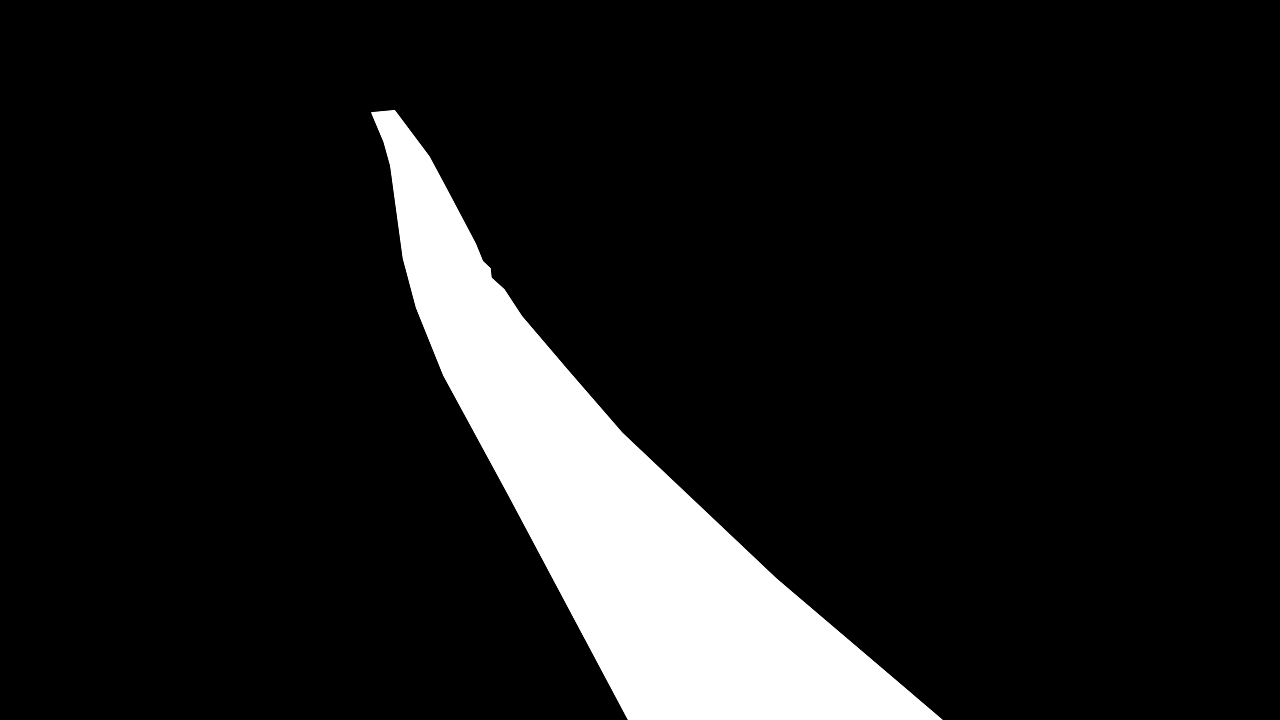
#> input picture helper2.jpg, 1280 x 720 px
$ jupyter execute --allow-errors script.ipynb   (text cells are left out)
#> lines starting #> are read from the running program, lines starting #| are printed output that depends on the picture; pictures that were not available may be replaced by others from this repository, and a replacement may not be noted
[cell 1]
import cv2
import numpy as np
#used to improve perfomance of functions
import numba
from numba import jit
import matplotlib.pyplot as plt

[cell 2]
#erosion function
@jit('i4[:,:](f8[:,:],f8[:,:])')
def binary_erosion(input_array, structure=np.ones((3,3)).astype(np.int64)):

    padding = np.int64(np.floor(np.shape(structure)[0]/2))

    rows, cols = np.shape(input_array)

    padded_img = np.zeros(( np.int64(2*padding+rows), np.int64(2*padding+cols) ))
    padded_img[padding:rows+padding,padding:cols+padding] = input_array

    binary_erosion = np.zeros(np.shape(padded_img))

    for row in range(padding, padding+rows):
        for col in range(padding, padding+cols):
            binary_erosion[row,col] = np.min(padded_img[(row-padding):(row+padding+1),
                                                        (col-padding):(col+padding+1)])

    out = binary_erosion[padding:rows+padding,padding:cols+padding]

    return out

#dilation function
@jit('i4[:,:](f8[:,:],f8[:,:])')
def binary_dilation(input_array, structure=np.ones((3,3)).astype(np.int64)):

    padding = np.int64(np.floor(np.shape(structure)[0]/2))

    rows, cols = np.shape(input_array)

    padded_img = np.zeros(( np.int64(2*padding+rows), np.int64(2*padding+cols) ))
    padded_img[padding:rows+padding,padding:cols+padding] = input_array

    binary_dilation = np.zeros(np.shape(padded_img))

    for row in range(padding, padding+rows):
        for col in range(padding, padding+cols):
            binary_dilation[row,col] = np.max(padded_img[(row-padding):(row+padding+1),
                                                        (col-padding):(col+padding+1)])

    out = binary_dilation[padding:rows+padding,padding:cols+padding]

    return out

#helper thresholding function
@jit('i4(f8,f8,f8)')
def thresholder(pixel, a, b):
    if pixel > a and pixel < b:
        return 255
    else:
        return 0

#RGB thresholding function
@jit('i4[:,:](f8[:,:])')
def rgb_thr(image):
    #image = image*255
    out = np.zeros((np.shape(image)[0],np.shape(image)[1]))
    for i in range(np.shape(image[:,:,1])[0]):
        for j in range(np.shape(image[:,:,1])[1]):
            if thresholder(image[i,j,0], 120, 240)==255 and thresholder(image[i,j,1], 90, 230)==255 and thresholder(image[i,j,2], 100, 230)==255:
                out[i,j] = 255
            else:
                out[i,j] = 0
    return out

#Moore's boundary tracing algorithm
def beetle(bimg, limg, y,x, yc, xc):
    #c position 1
    if yc == y and xc < x:
        if bimg[y,x-1] == 255:#
            by = y
            bx = x - 1
            cy = y + 1
            cx = x - 1
        elif bimg[y-1,x-1] == 255:#
            by = y - 1
            bx = x - 1
            cy = y
            cx = x - 1
        elif bimg[y-1,x] == 255:#
            by = y - 1
            bx = x
            cy = y - 1
            cx = x - 1
        elif bimg[y-1,x+1] == 255:#
            by = y - 1
            bx = x + 1
            cy = y - 1
            cx = x
        elif bimg[y,x+1] == 255:#
            by = y
            bx = x + 1
            cy = y - 1
            cx = x + 1
        elif bimg[y+1,x+1] == 255:#
            by = y + 1
            bx = x + 1
            cy = y
            cx = x + 1
        elif bimg[y+1,x] == 255:#
            by = y + 1
            bx = x
            cy = y + 1
            cx = x + 1
        elif bimg[y+1,x-1] == 255:
            by = y + 1
            bx = x - 1
            cy = y + 1
            cx = x
        else:
            bx = -1
            by = -1
            cx = -1
            cy = -1
            print("error")
    #c position 2
    if yc < y and xc < x:
        if bimg[y-1,x-1] == 255:#
            by = y - 1
            bx = x - 1
            cy = y
            cx = x - 1
        elif bimg[y-1,x] == 255:#
            by = y - 1
            bx = x
            cy = y - 1
            cx = x - 1
        elif bimg[y-1,x+1] == 255:#
            by = y - 1
            bx = x + 1
            cy = y - 1
            cx = x
        elif bimg[y,x+1] == 255:#
            by = y
            bx = x + 1
            cy = y - 1
            cx = x + 1
        elif bimg[y+1,x+1] == 255:#
            by = y + 1
            bx = x + 1
            cy = y
            cx = x + 1
        elif bimg[y+1,x] == 255:#
            by = y + 1
            bx = x
            cy = y + 1
            cx = x + 1
        elif bimg[y+1,x-1] == 255:
            by = y + 1
            bx = x - 1
            cy = y + 1
            cx = x
        elif bimg[y,x-1] == 255:#
            by = y
            bx = x - 1
            cy = y + 1
            cx = x - 1
        else:
            bx = -1
            by = -1
            cx = -1
            cy = -1
            print("error")
    #c position 3
    if yc < y and xc == x:
        if bimg[y-1,x] == 255:#
            by = y - 1
            bx = x
            cy = y - 1
            cx = x - 1
        elif bimg[y-1,x+1] == 255:#
            by = y - 1
            bx = x + 1
            cy = y - 1
            cx = x
        elif bimg[y,x+1] == 255:#
            by = y
            bx = x + 1
            cy = y - 1
            cx = x + 1
        elif bimg[y+1,x+1] == 255:#
            by = y + 1
            bx = x + 1
            cy = y
            cx = x + 1
        elif bimg[y+1,x] == 255:#
            by = y + 1
            bx = x
            cy = y + 1
            cx = x + 1
        elif bimg[y+1,x-1] == 255:
            by = y + 1
            bx = x - 1
            cy = y + 1
            cx = x
        elif bimg[y,x-1] == 255:#
            by = y
            bx = x - 1
            cy = y + 1
            cx = x - 1
        elif bimg[y-1,x-1] == 255:#
            by = y - 1
            bx = x - 1
            cy = y
            cx = x - 1
        else:
            bx = -1
            by = -1
            cx = -1
            cy = -1
            print("error")
    #c position 4
    if yc < y and xc > x:
        if bimg[y-1,x+1] == 255:#
            by = y - 1
            bx = x + 1
            cy = y - 1
            cx = x
        elif bimg[y,x+1] == 255:#
            by = y
            bx = x + 1
            cy = y - 1
            cx = x + 1
        elif bimg[y+1,x+1] == 255:#
            by = y + 1
            bx = x + 1
            cy = y
            cx = x + 1
        elif bimg[y+1,x] == 255:#
            by = y + 1
            bx = x
            cy = y + 1
            cx = x + 1
        elif bimg[y+1,x-1] == 255:
            by = y + 1
            bx = x - 1
            cy = y + 1
            cx = x
        elif bimg[y,x-1] == 255:#
            by = y
            bx = x - 1
            cy = y + 1
            cx = x - 1
        elif bimg[y-1,x-1] == 255:#
            by = y - 1
            bx = x - 1
            cy = y
            cx = x - 1
        elif bimg[y-1,x] == 255:#
            by = y - 1
            bx = x
            cy = y - 1
            cx = x - 1
        else:
            bx = -1
            by = -1
            cx = -1
            cy = -1
            print("error")
    #c position 5
    if yc == y and xc > x:
        if bimg[y,x+1] == 255:#
            by = y
            bx = x + 1
            cy = y - 1
            cx = x + 1
        elif bimg[y+1,x+1] == 255:#
            by = y + 1
            bx = x + 1
            cy = y
            cx = x + 1
        elif bimg[y+1,x] == 255:#
            by = y + 1
            bx = x
            cy = y + 1
            cx = x + 1
        elif bimg[y+1,x-1] == 255:
            by = y + 1
            bx = x - 1
            cy = y + 1
            cx = x
        elif bimg[y,x-1] == 255:#
            by = y
            bx = x - 1
            cy = y + 1
            cx = x - 1
        elif bimg[y-1,x-1] == 255:#
            by = y - 1
            bx = x - 1
            cy = y
            cx = x - 1
        elif bimg[y-1,x] == 255:#
            by = y - 1
            bx = x
            cy = y - 1
            cx = x - 1
        elif bimg[y-1,x+1] == 255:#
            by = y - 1
            bx = x + 1
            cy = y - 1
            cx = x
        else:
            bx = -1
            by = -1
            cx = -1
            cy = -1
            print("error")
    #c position 6
    if yc > y and xc > x:
        if bimg[y+1,x+1] == 255:#
            by = y + 1
            bx = x + 1
            cy = y
            cx = x + 1
        elif bimg[y+1,x] == 255:#
            by = y + 1
            bx = x
            cy = y + 1
            cx = x + 1
        elif bimg[y+1,x-1] == 255:
            by = y + 1
            bx = x - 1
            cy = y + 1
            cx = x
        elif bimg[y,x-1] == 255:#
            by = y
            bx = x - 1
            cy = y + 1
            cx = x - 1
        elif bimg[y-1,x-1] == 255:#
            by = y - 1
            bx = x - 1
            cy = y
            cx = x - 1
        elif bimg[y-1,x] == 255:#
            by = y - 1
            bx = x
            cy = y - 1
            cx = x - 1
        elif bimg[y-1,x+1] == 255:#
            by = y - 1
            bx = x + 1
            cy = y - 1
            cx = x
        elif bimg[y,x+1] == 255:#
            by = y
            bx = x + 1
            cy = y - 1
            cx = x + 1
        else:
            bx = -1
            by = -1
            cx = -1
            cy = -1
            print("error")
    #c position 7
    if yc > y and xc == x:
        if bimg[y+1,x] == 255:#
            by = y + 1
            bx = x
            cy = y + 1
            cx = x + 1
        elif bimg[y+1,x-1] == 255:
            by = y + 1
            bx = x - 1
            cy = y + 1
            cx = x
        elif bimg[y,x-1] == 255:#
            by = y
            bx = x - 1
            cy = y + 1
            cx = x - 1
        elif bimg[y-1,x-1] == 255:#
            by = y - 1
            bx = x - 1
            cy = y
            cx = x - 1
        elif bimg[y-1,x] == 255:#
            by = y - 1
            bx = x
            cy = y - 1
            cx = x - 1
        elif bimg[y-1,x+1] == 255:#
            by = y - 1
            bx = x + 1
            cy = y - 1
            cx = x
        elif bimg[y,x+1] == 255:#
            by = y
            bx = x + 1
            cy = y - 1
            cx = x + 1
        elif bimg[y+1,x+1] == 255:#
            by = y + 1
            bx = x + 1
            cy = y
            cx = x + 1
        else:
            bx = -1
            by = -1
            cx = -1
            cy = -1
            print("error")
    #c position 8
    if yc > y and xc < x:
        if bimg[y+1,x-1] == 255:
            by = y + 1
            bx = x - 1
            cy = y + 1
            cx = x
        elif bimg[y,x-1] == 255:#
            by = y
            bx = x - 1
            cy = y + 1
            cx = x - 1
        elif bimg[y-1,x-1] == 255:#
            by = y - 1
            bx = x - 1
            cy = y
            cx = x - 1
        elif bimg[y-1,x] == 255:#
            by = y - 1
            bx = x
            cy = y - 1
            cx = x - 1
        elif bimg[y-1,x+1] == 255:#
            by = y - 1
            bx = x + 1
            cy = y - 1
            cx = x
        elif bimg[y,x+1] == 255:#
            by = y
            bx = x + 1
            cy = y - 1
            cx = x + 1
        elif bimg[y+1,x+1] == 255:#
            by = y + 1
            bx = x + 1
            cy = y
            cx = x + 1
        elif bimg[y+1,x] == 255:#
            by = y + 1
            bx = x
            cy = y + 1
            cx = x + 1
        else:
            bx = -1
            by = -1
            cx = -1
            cy = -1
            print("error")

    return by, bx, cy, cx

#looking at 4 neighbours, if there are white pixels in all of them
#then it is not a boundary pixel
@jit('i4(f8[:,:],i4,i4)')
def hood(bimg, y, x):
    if bimg[y,x-1] == 255 and bimg[y-1,x] == 255 and bimg[y,x+1] == 255 and bimg[y+1,x] == 255:
        hoodType = 1
    else:
        hoodType = 0
    return hoodType

#function to extract contour data
@jit('f8[:,:](f8[:,:])')
def contourRetriever(binary_image):

    counter_cnt = 1
    x_b = -1
    y_b = -1
    x_c = -1
    y_c = -1

    padding = 1 #shape of the checking area is 3x3, so pad 1
    rows, cols = np.shape(binary_image)
    padded_img = np.zeros(( np.int64(2*padding+rows), np.int64(2*padding+cols) ))
    padded_img[padding:rows+padding,padding:cols+padding] = binary_image
    padded_lab = -1*np.ones(np.shape(padded_img))

    contours_ret = []
    cnt_cols = []

    for i in range(padding, padding+rows):
        for j in range(padding, padding+cols):
            if padded_lab[i,j] == -1 and padded_img[i,j] > 120:
                y_b = i
                x_b = j
                y_c = i
                x_c = j - 1
                while True:
                    if padded_lab[y_c,x_c] == -1 and hood(padded_img,y_b,x_b) == 0:
                        cnt_cols.append([y_b, x_b, y_c, x_c])
                        y_b, x_b, y_c, x_c = beetle(padded_img,padded_lab, y_b,x_b, y_c, x_c)
                        padded_lab[y_b,x_b] = counter_cnt
                        if x_b == j and y_b == i:
                            counter_cnt = counter_cnt+1
                            contours_ret.append(cnt_cols)
                            cnt_cols = []
                            break
                    else:
                        break
    return contours_ret
#homography estimation function
@jit('f8[:,:](f8,f8,f8,f8)')
def homography (x_old,y_old,x_new, y_new):


    A = np.array([[x_old[0], y_old[0], 1, 0, 0, 0, -x_old[0]*x_new[0], -y_old[0]*x_new[0]],
         [0, 0, 0, x_old[0], y_old[0], 1, -x_old[0]*y_new[0], -y_old[0]*y_new[0]],
         [x_old[1], y_old[1], 1, 0, 0, 0, -x_old[1]*x_new[1], -y_old[1]*x_new[1]],
         [0, 0, 0, x_old[1], y_old[1], 1, -x_old[1]*y_new[1], -y_old[1]*y_new[1]],
         [x_old[2], y_old[2], 1, 0, 0, 0, -x_old[2]*x_new[2], -y_old[2]*x_new[2]],
         [0, 0, 0, x_old[2], y_old[2], 1, -x_old[2]*y_new[2], -y_old[2]*y_new[2]],
         [x_old[3], y_old[3], 1, 0, 0, 0, -x_old[3]*x_new[3], -y_old[3]*x_new[3]],
         [0, 0, 0, x_old[3], y_old[3], 1, -x_old[3]*y_new[3], -y_old[3]*y_new[3]]])

    b = [x_new[0],y_new[0],x_new[1],y_new[1],x_new[2],y_new[2],x_new[3],y_new[3]]

    if np.linalg.det(A) != 0:
        h = np.linalg.solve(A,np.transpose(b))
    else:
        u, s, vh = np.linalg.svd(A, full_matrices=True)
        h = vh[:,7]

    return h
#pixel location extraction from homography
# [37 lines left out: functions pixLocation, resize, not called in this run]

[cell 3]
#reading the video
cap = cv2.VideoCapture('video.mp4')
#initializing variables for future use
#masks for morphological operations
kernel = np.ones((3,3),np.uint8)
kernel2 = np.ones((7,7),np.uint8)
#scaling video for better perfoance
diminisher = 3 #3 works better than 2
width = np.int64(1280/diminisher)
height = np.int64(720/diminisher)
#text parameters
font                   = cv2.FONT_HERSHEY_SIMPLEX
#bottomLeftCornerOfText = (10,500)
fontScale              = 1
fontColor              = (100,255,255)
lineType               = 2
helper1 = cv2.imread('helper2.jpg')
#> helper1 is the input picture: shape (720, 1280, 3); min 0, max 255, mean 25.8
helper2 = cv2.imread('helper3.jpg')
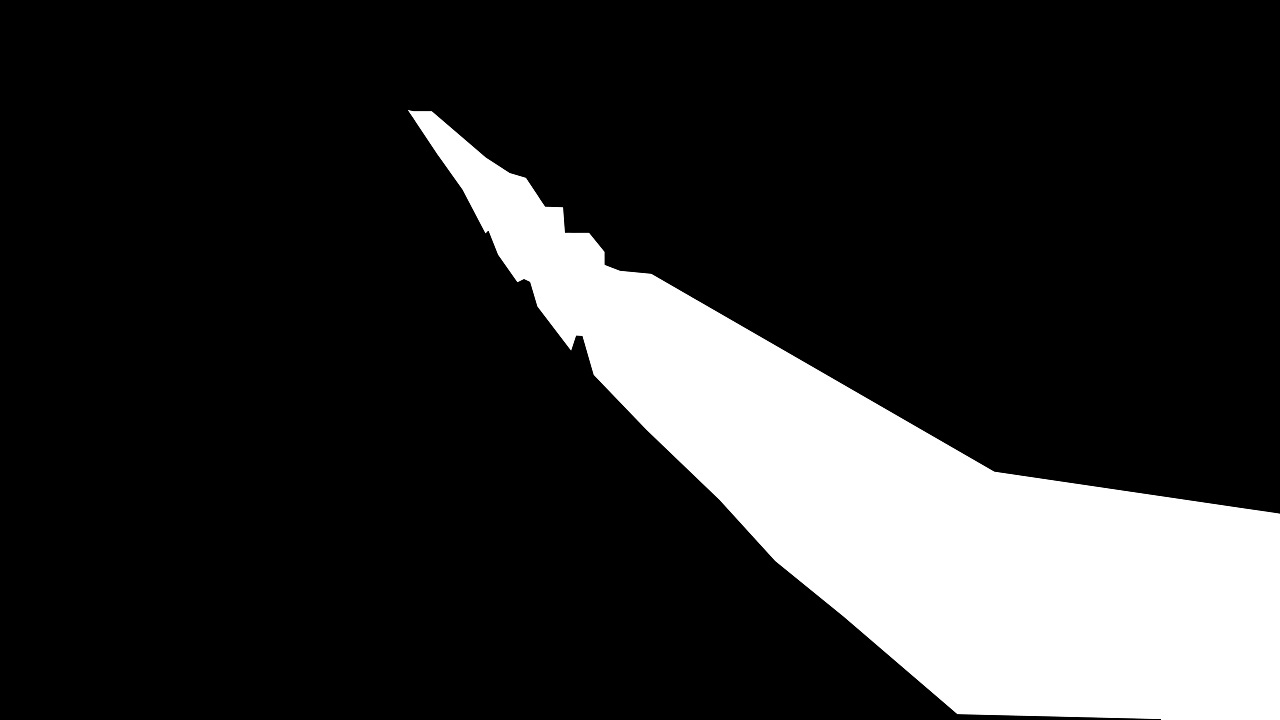
#> input picture helper3.jpg, 1280 x 720 px
#> helper2 is the input picture: shape (720, 1280, 3); mean B, G, R 45.1, 45.1, 45.1
helper1 = cv2.cvtColor(helper1, cv2.COLOR_BGR2GRAY)
#> helper1: shape (720, 1280)
helper2 = cv2.cvtColor(helper2, cv2.COLOR_BGR2GRAY)
#> helper2: shape (720, 1280)
bg = cv2.imread('clear.jpg')
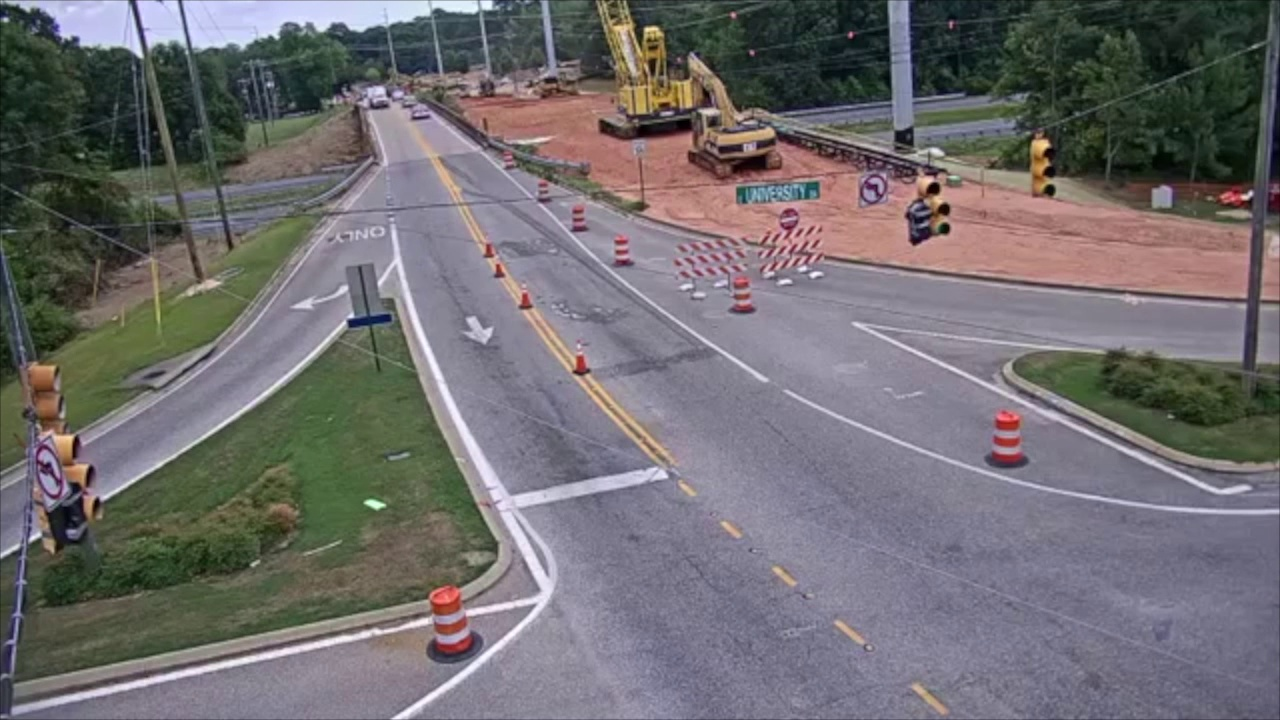
#> input picture clear.jpg, 1280 x 720 px
#> bg is the input picture: shape (720, 1280, 3); mean B, G, R 111.7, 109.2, 112.4
val = 0
indexList = []
prevIndexList = []
car_id = 0
counter = 0
detectionSize = np.int64(30/diminisher)
contourL = 45/diminisher
#homography estimation values
homogX = 0
homogY = 0
homogX1 = 0
homogY1 = 0
homogX2 = 0
homogY2 = 0
speed = 0
distM = 0
# [4 lines of commented-out code are left out]

x_old = [ 126, 146, 214, 378]
y_old = [ 44, 40, 236, 195]
x_new = [126, 146, 126, 146]
y_new = [44, 44, 236, 236]
#getting homography
homo = homography (x_old,y_old,x_new, y_new)

oneoverfps=0.033

[cell 4]
while (1):
#for lup in range(30):

    #Reading frames
    _, frame = cap.read()
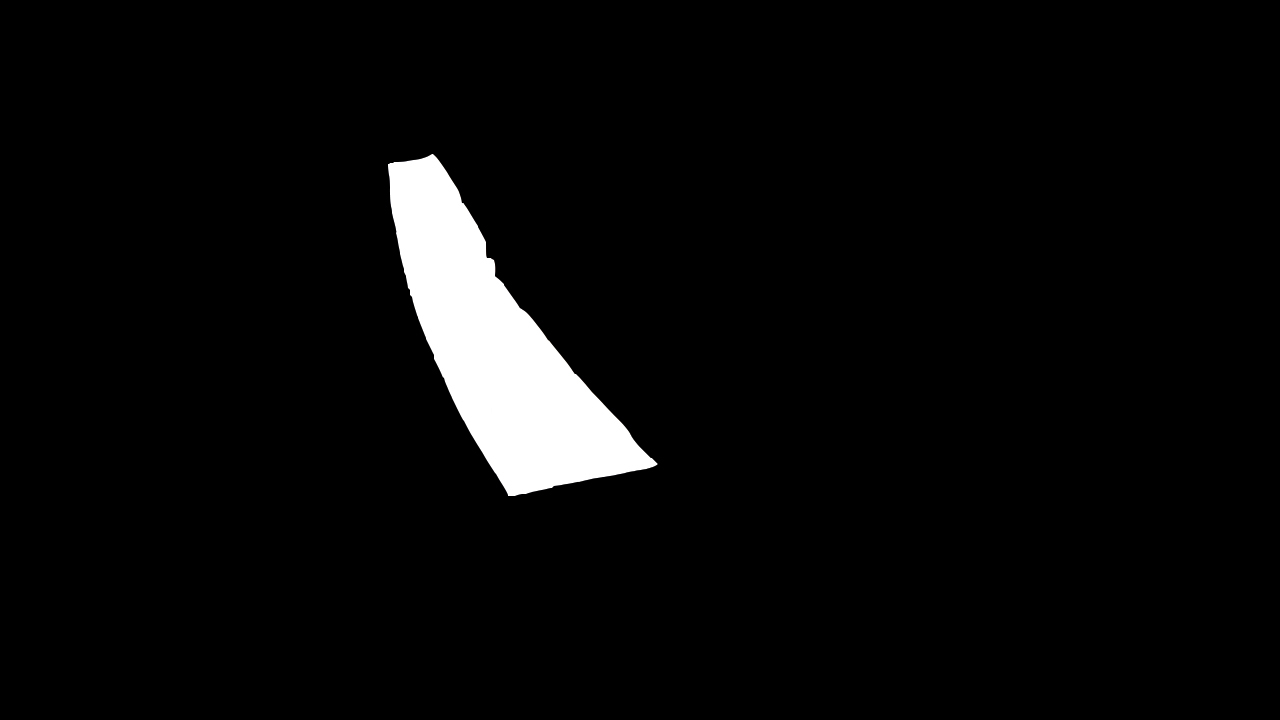
#> input picture helper.jpg, 1280 x 720 px, given in place of video.mp4, which was not available
#> frame is the input picture: shape (720, 1280, 3); mean B, G, R 10.2, 10.2, 10.2

    #Resizing
   # frame =  resize(frame, width, height)
    frame =  cv2.resize(frame, (width, height))
#> frame: shape (240, 426, 3)

    #collecting the first frame for tracking
    if counter == 0:
        prevFrame = frame
    #background image
    #bg =  resize(bg, width, height)
    bg =  cv2.resize(bg, (width, height))
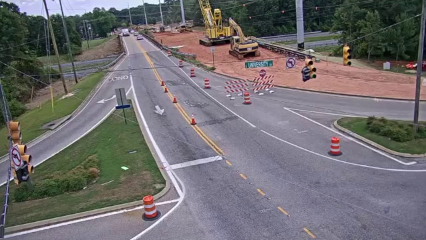
#> bg: shape (240, 426, 3); mean B, G, R 111.8, 109.3, 112.5
    #ROI images
    helper1 =  cv2.resize(helper1, (width, height))
#> helper1: shape (240, 426)
    helper2 =  cv2.resize(helper2, (width, height))
#> helper2: shape (240, 426)
#> (the rest of the program and of its run is left out)
